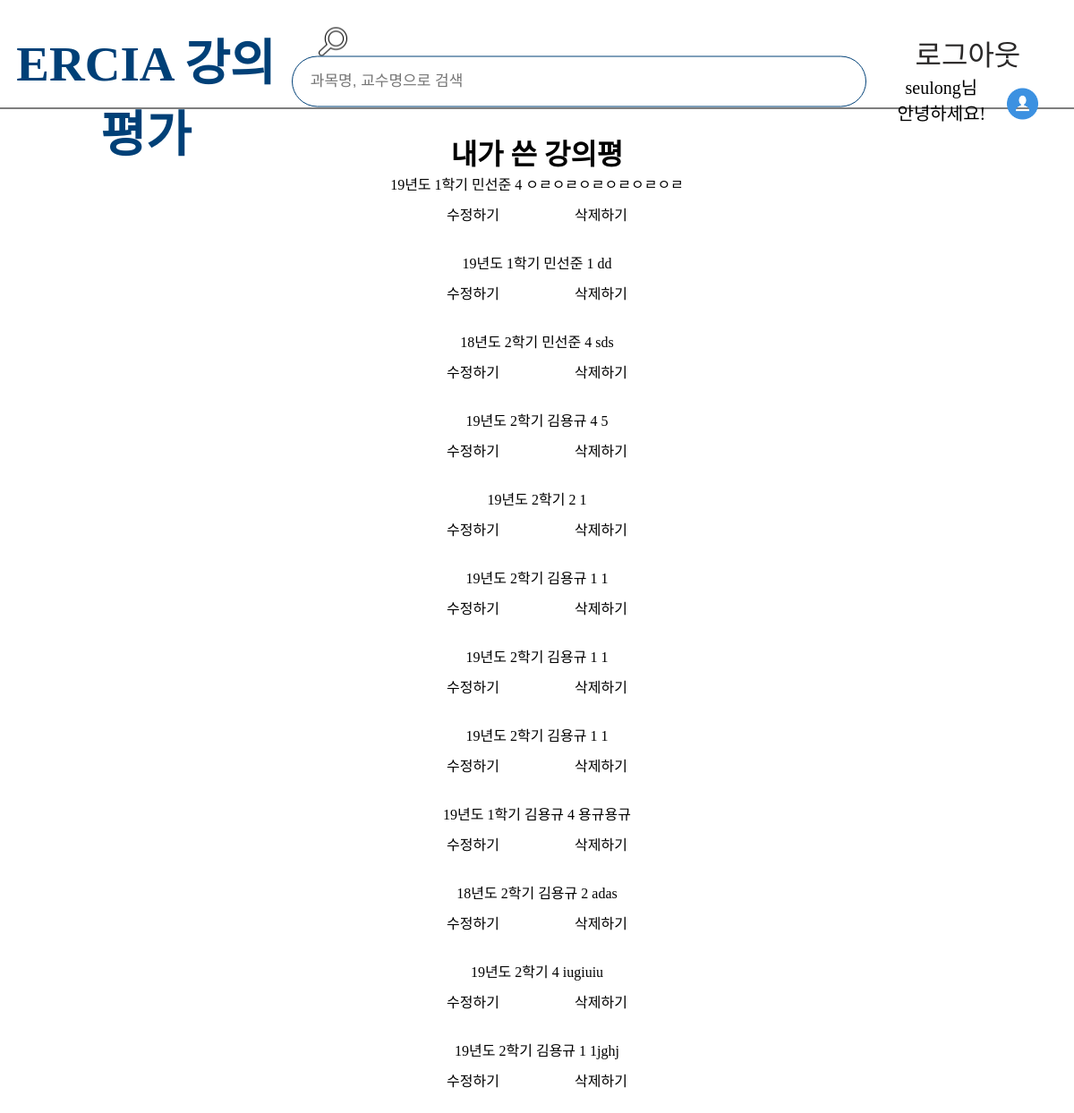
Page /mypage (signed in) on the committed database.
### app/models.py (models this page shows, shortened)
class GeneralChemistry2(models.Model):
    objects = models.Manager()
    author = models.ForeignKey(settings.AUTH_USER_MODEL, default =1, on_delete = models.CASCADE)
    lectureName = models.CharField(max_length=200, default="일반화학2")
    professorName = models.CharField(max_length=50, default="민선준")
    SEME_FIELD_CHOICES=[
        ('19년도 2학기', '19년도 2학기'),
        ('19년도 1학기', '19년도 1학기'),
        ('18년도 2학기', '18년도 2학기'),
        ('18년도 2학기', '18년도 1학기'),
    ]
    seme = models.CharField(max_length=10, choices=SEME_FIELD_CHOICES)
    score = models.IntegerField(validators=[MinValueValidator(0),MaxValueValidator(5)], default=[0])
    text = models.TextField(max_length=300)
    time = models.DateTimeField(default=timezone.now)

class PhysicsExperiment(models.Model):
    objects = models.Manager()
    author = models.ForeignKey(settings.AUTH_USER_MODEL, default =1, on_delete = models.CASCADE)
    lectureName = models.CharField(max_length=200, default="일반물리학실험")
    professorName = models.CharField(max_length=50, default="오혜근")
    SEME_FIELD_CHOICES=[
        ('19년도 2학기', '19년도 2학기'),
        ('19년도 1학기', '19년도 1학기'),
        ('18년도 2학기', '18년도 2학기'),
        ('18년도 2학기', '18년도 1학기'),
    ]
    seme = models.CharField(max_length=10, choices=SEME_FIELD_CHOICES)
    score = models.IntegerField(validators=[MinValueValidator(0),MaxValueValidator(5)], default=[0])
    text = models.TextField(max_length=300)
    time = models.DateTimeField(default=timezone.now)

class WebProgramming(models.Model):
    objects = models.Manager()
    author = models.ForeignKey(settings.AUTH_USER_MODEL, default =1, on_delete = models.CASCADE)
    lectureName = models.CharField(max_length=200, default="웹프로그래밍")
    professorName = models.CharField(max_length=50, default="최기환")
    SEME_FIELD_CHOICES=[
        ('19년도 2학기', '19년도 2학기'),
        ('19년도 1학기', '19년도 1학기'),
        ('18년도 2학기', '18년도 2학기'),
        ('18년도 2학기', '18년도 1학기'),
    ]
    seme = models.CharField(max_length=10, choices=SEME_FIELD_CHOICES)
    score = models.IntegerField(validators=[MinValueValidator(0),MaxValueValidator(5)], default=[0])
    text = models.TextField(max_length=300)
    time = models.DateTimeField(default=timezone.now)

class LawAndEconomics(models.Model):
    objects = models.Manager()
    author = models.ForeignKey(settings.AUTH_USER_MODEL, default =1, on_delete = models.CASCADE)
    lectureName = models.CharField(max_length=200, default="법과경제학")
    professorName = models.CharField(max_length=50, default="김용규")
    SEME_FIELD_CHOICES=[
        ('19년도 2학기', '19년도 2학기'),
        ('19년도 1학기', '19년도 1학기'),
        ('18년도 2학기', '18년도 2학기'),
        ('18년도 2학기', '18년도 1학기'),
    ]
    seme = models.CharField(max_length=10, choices=SEME_FIELD_CHOICES)
    score = models.IntegerField(validators=[MinValueValidator(0),MaxValueValidator(5)], default=[0])
    text = models.TextField(max_length=300)
    time = models.DateTimeField(default=timezone.now)

### app/views.py (the view)
# urls.py: path('mypage',app.views.mypage, name='mypage'),
def mypage(request):
    GC2 = GeneralChemistry2.objects.all().order_by('-time')
    PE = PhysicsExperiment.objects.all().order_by('-time')
    WP = WebProgramming.objects.all().order_by('-time')
    LE = LawAndEconomics.objects.all().order_by('-time')
    return render(request, 'mypage.html', {'GC2':GC2, 'PE':PE, 'WP':WP, 'LE':LE})

### app/templates/mypage.html (shortened to what this page needs)
{% extends "base_list.html" %}
{% load static %}
{% block css %}
    <link rel="stylesheet" href="{% static 'css/list.css' %}">
{% endblock css %}
{% block content %}
<!DOCTYPE html>
<html lang="ko">
<head>
</head>
<body>
{% if user.is_authenticated %}
    <h1>내가 쓴 강의평</h1>
    <div class = "list" >
    {% for comment in GC2 %}
    {% if comment.author == user %}
        {{comment.seme}}
        {{comment.professorName}}
        {{comment.score}}
        {{comment.text}}
        <br>
        <a class="btn blue" href = "{% url 'GC2_UPDATE' comment.id %}">수정하기</a>
        <a class="btn red" href = "{% url 'GC2_DELETE' comment.id %}">삭제하기</a>
    {% endif %}
    <br>
    {% endfor %}
    {% for comment in PE %}
    {% if comment.author == user %}
        {{comment.seme}}
        {{comment.professorName}}
        {{comment.score}}
        {{comment.text}}
        <br>
        <a class="btn blue" href = "{% url 'PE_UPDATE' comment.id %}">수정하기</a>
        <a class="btn red" href = "{% url 'PE_DELETE' comment.id %}">삭제하기</a>
    {% endif %}
    <br>
    {% endfor %}
    {% for comment in WP %}
    {% if comment.author == user %}
        {{comment.seme}}
        {{comment.professorName}}
        {{comment.score}}
        {{comment.text}}
        <br>
        <a class="btn blue" href = "{% url 'WP_UPDATE' comment.id %}">수정하기</a>
        <a class="btn red" href = "{% url 'WP_DELETE' comment.id %}">삭제하기</a>
    {% endif %}
    <br>
    {% endfor %}
    {% for comment in LE %}
    {% if comment.author == user %}
        {{comment.seme}}
        {{comment.professorName}}
        {{comment.score}}
        {{comment.text}}
        <br>
        <a class="btn blue" href = "{% url 'LE_UPDATE' comment.id %}">수정하기</a>
        <a class="btn red" href = "{% url 'LE_DELETE' comment.id %}">삭제하기</a>
    {% endif %}
    <br>
    {% endfor %}
    </div>
{% endif %}
</body>
</html>
{% endblock %}

### app/templates/base_list.html (shortened to what this page needs)
{% load static %}
<!DOCTYPE html>
<html lang="en">
<head>
    <link rel="stylesheet" type="text/css" href="{% static 'css/base_1.css'%}">
    <link rel="stylesheet" href="{% static 'css/font.css' %}">
    {% block css %}{% endblock css %}
</head>
<body>
    <div class="container">
        <div class="outer">
            <div class="top_nav">
                <div id="box-left">
                    <a href="{% url 'main' %}">
                        <h1 class="name"> ERCIA 강의평가</h1>
                    </a>
                </div>
                {% if user.is_authenticated %}
                <div id='box-center'>
                    <form action = "{% url 'result' %}" method='GET'>
                        <input class="input_button" type="image" src="{% static 'image/find.png'%}" alt="Submit">
                        <input class="input_box" type="text" name="query" placeholder="과목명, 교수명으로 검색">
                    </form>
                </div>
                {% endif %}
                <div id='box-right'>
                    <ul>
                        {% if user.is_authenticated %}
                        <ul>
                            <li class="li"><a href="javascript:{document.getElementById('logout').submit()}"
                                     class="li_Logout">로그아웃</a>
                            </li>
                            <li class="li">
                                <p class="intro">{{user.username}}님<br>안녕하세요!</p>
                            </li>
                            <li class="li"><a href="{% url 'mypage' %}"><img class="profile_img"
                                        src="{%static 'image/profile.png' %}"></a></li>
                        </ul>
                            {% else %}
                            <li class="li"><a href="{% url 'signuphome' %}" class="li_Signup">회원가입</a></li>
                            <li class="li"><a href="{% url 'loginhome' %}" class="li_Login" >로그인</a></li>
                            <li class="li"><a href="{% url 'mypage' %}"><img class="profile_img"
                                        src="{%static 'image/profile.png'%}" width="40" height="40"></a></li>
                            {% endif %}
                </div>
            </div>
            <div class="content">
                {% block content %}
                {% endblock %}
            </div>
        </div>
    </div>
</body>

### app/static/css/base_1.css (style rules this page uses)
* { margin: 0; padding: 0; }
a { color: #000; }
a:link { color: black; }
body { background: white; margin: 0; display: flex; justify-content: center; }
.outer { position:absolute; top:50%; left:50%; background: white; transform:translate(-50%, -50%); width: 100%; height: 100%; }
.content { display: flex; flex-direction: column; width: 100%; padding: 25px 0; }
.top_nav { width: 100%; height: 120px; display: flex; background-color: white; border-bottom: solid 1px black; position: relative; }
#box-left { flex: 1.5; text-align: center; padding: 25px 0; font-size: 1.3rem; }
#box-center { flex: 2; text-align: left; padding: 30px 0; }
input { vertical-align: middle; margin-right: 15px; }
.input_box { padding: 20px; border: 1.8px solid #004077; border-radius : 30px; width:600px; height:15px; font-size: 17px; }
.input_button { width:32px; height:32px; cursor: pointer; padding-left: 30px; }
#box-right { flex: 1; margin: 0 auto; padding: 35px 0; }
#box-right ul { float: left; text-align: center; margin: 0; padding: 0; }
.li { list-style-type: none; display: inline-block; text-align: center; outline : lpx dotted blue; margin-right: 20px; font-size: 30px; }
.profile_img { width: 35px; height: 35px; }
#box-right a { text-decoration:none; color: black; }
#box-right ul li a { color: #2b2929; }
a { text-decoration: none; }
.name { font-family: NanumSquareEB; font-size: 55px; text-align: center; color: #004077; }
.li_Logout { font-family: NanumSquareEB; font-size: 32px; text-align: center; }
.intro { font-family: NanumSquareB; font-size: 20px; text-align: center; }

### app/static/css/list.css (style rules this page uses)
body { width: 100%; height: 100%; margin: 0; text-align: center; }
.btn { text-decoration: none; font-size:1rem; padding:10px 20px 10px 20px; margin: 0 20px 20px 20px; display:inline-block; border-radius: 7px; transition:all 0.1s; font-family: 'Noto Serif KR', sans-serif; }

### rows in the picture
GeneralChemistry2: seme "19년도 1학기", professorName "민선준", score "4", text "ㅇㄹㅇㄹㅇㄹㅇㄹㅇㄹㅇㄹ"
GeneralChemistry2: seme "19년도 1학기", professorName "민선준", score "1", text "dd"
GeneralChemistry2: seme "18년도 2학기", professorName "민선준", score "4", text "sds"
GeneralChemistry2: seme "19년도 2학기", professorName "김용규", score "4", text "5"
GeneralChemistry2: seme "19년도 2학기", score "2", text "1"
GeneralChemistry2: seme "19년도 2학기", professorName "김용규", score "1", text "1"
PhysicsExperiment: seme "19년도 2학기", professorName "김용규", score "1", text "1"
WebProgramming: seme "19년도 2학기", professorName "김용규", score "1", text "1"
LawAndEconomics: seme "19년도 1학기", professorName "김용규", score "4", text "용규용규"
LawAndEconomics: seme "18년도 2학기", professorName "김용규", score "2", text "adas"
LawAndEconomics: seme "19년도 2학기", score "4", text "iugiuiu"
LawAndEconomics: seme "19년도 2학기", professorName "김용규", score "1", text "1jghj"

### other values in the picture
{{ user.username }} "seulong"
